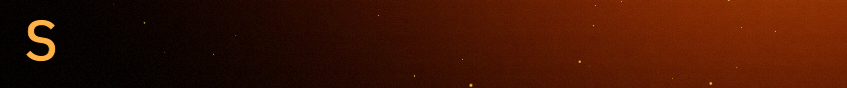
#> input picture agents/prism/src/evidence/crop_text_T1.png, 847 x 88 px; its folder holds only this picture in this run
$ python -i grade.py   (imports and definitions only)
#> lines starting #> are read from the running program, lines starting #| are printed output that depends on the picture
"""Grade pass: shadow-denoise (no OIDN in Debian Blender), bloom, vignette, grain, contrast.
python3 grade.py  (reads work/frames -> writes work/graded)
"""
import numpy as np
from pathlib import Path
from PIL import Image, ImageFilter

ROOT = Path('/home/user/work/frameforge/agents/lithos/reel')
SRC = Path('/tmp/reel-frames')
DST = Path('/tmp/reel-graded')
# [1 line not run here, left out]


def grade(im):
    a = np.asarray(im).astype(np.float32)
    luma = a @ np.array([0.2126, 0.7152, 0.0722], dtype=np.float32)
    # 1) shadow-weighted denoise: blend toward a light blur where dark
    blur = np.asarray(im.filter(ImageFilter.GaussianBlur(1.7))).astype(np.float32)
    w = np.clip(1.0 - luma / 110.0, 0, 1)[:, :, None] * 0.55
    a = a * (1 - w) + blur * w
    # 2) bloom around the screen highlights
    hot = np.clip((luma - 195) / 60.0, 0, 1)
    hot_im = Image.fromarray((hot * 255).astype(np.uint8)).filter(ImageFilter.GaussianBlur(26))
    bloom = np.asarray(hot_im).astype(np.float32) / 255.0
    a += bloom[:, :, None] * np.array([54, 58, 70], dtype=np.float32)
    # 3) vignette
    h, w_ = luma.shape
    yy, xx = np.mgrid[0:h, 0:w_]
    r = np.sqrt(((xx - w_ / 2) / (w_ / 2)) ** 2 + ((yy - h / 2) / (h / 2)) ** 2)
    a *= (1 - 0.16 * np.clip(r, 0, 1.4) ** 2.1)[:, :, None]
    # 4) gentle S-contrast
    x = np.clip(a / 255.0, 0, 1)
    x = x * x * (3 - 2 * x) * 0.32 + x * 0.68
    a = x * 255.0
    # 5) grain
    rng = np.random.default_rng(3)
    a += rng.standard_normal(luma.shape)[:, :, None] * 2.0
    return Image.fromarray(np.clip(a, 0, 255).astype(np.uint8))


files = sorted(SRC.glob('*.jpg'))
# [5 lines not run here, left out]

>>> import cv2
>>> picture = cv2.imread('../../prism/src/evidence/crop_text_T1.png', cv2.IMREAD_GRAYSCALE)
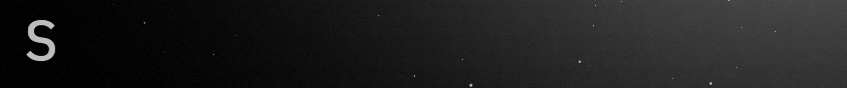
#> picture: shape (88, 847); min 0, max 189, mean 30.6
>>> result = grade(picture)
#> (the run stopped early here; a loop or call above may not have finished)

$ run again, on agents/prism/src/evidence/crop_text_T2.png
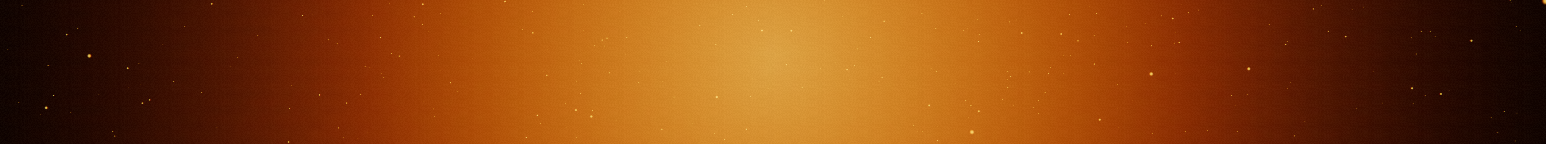
#> input picture agents/prism/src/evidence/crop_text_T2.png, 1546 x 144 px
#> `picture = cv2.imread('../../prism/src/evidence/crop_text_T1.png', cv2...`:
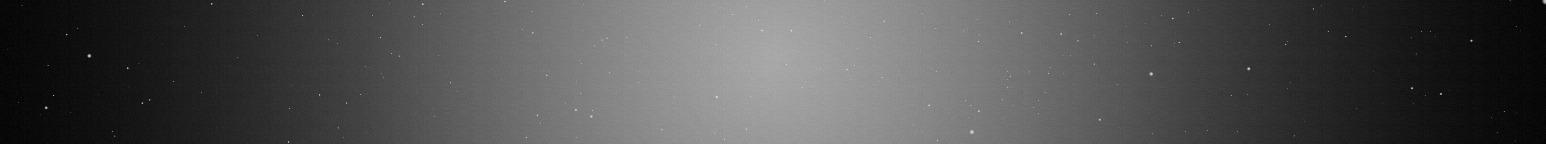
#> picture: shape (144, 1546); min 3, max 211, mean 79.5
